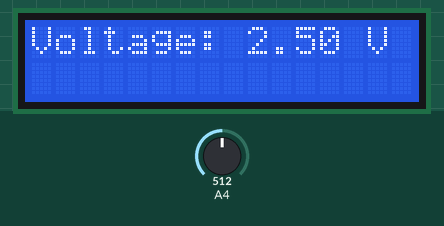
This sketch was run on a simulated Arduino Uno, built with avr-gcc and run on an emulated ATmega328P. On the bench: 16×2 character LCD. The inputs (shaded band) are chosen by the test bench; at power-on: A4 = 512.

Above: at 1.2 s.
1.3 s: A4 set to 716
At 1.51 s:
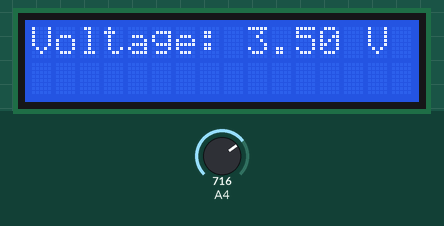
4.0 s: A4 set to 900
At 4.4 s:
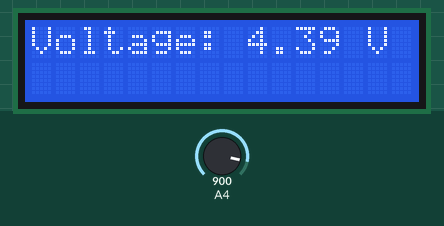
5.7 s: A4 set to 1023
At 6.06 s:
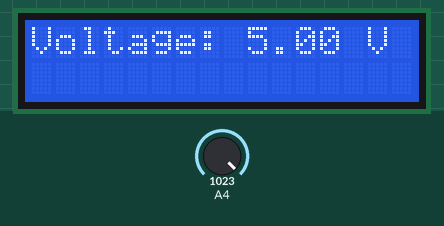
Timing chart, 0 to 8.7 s (numbered marks = the images above; inputs shaded):
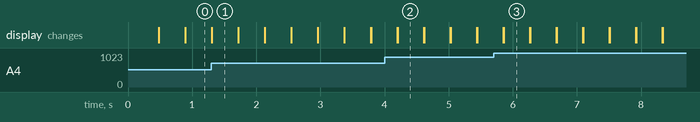

Measured:
- after the input at 1.3 s, the display: first differs from a run without the input at once (image 1)
- after the input at 4.0 s, the display: first differs from a run without the input after 0.20 s (image 2)
- after the input at 5.7 s, the display: first differs from a run without the input after 0.16 s (image 3)
- what the display in image 1 shows lasts 0.4 s, from 1.3 s to 1.7 s

The sketch:

Voltmeter.ino
```cpp
/*
  Arduino Voltmeter 0-5 V
  Dev: Roland Liedtke
  Date: 02/01/2025
  Converter: ADC
  Version: 1
*/

#include <LiquidCrystal.h>                    // LCD Library

const byte lcd_RS = 2;                        // LCD Pins
const byte lcd_EN = 3;
const byte lcd_D4 = 4;
const byte lcd_D5 = 5;
const byte lcd_D6 = 6;
const byte lcd_D7 = 7;
const byte lcd_COL = 16;                      // LCD Dimensions
const byte lcd_ROW = 2;

int value = 0;
float voltage = 0;

LiquidCrystal lcd(lcd_RS, lcd_EN, lcd_D4, lcd_D5, lcd_D6, lcd_D7);

void setup() {
  lcd.begin(lcd_COL,lcd_ROW);                                         // Initializes the interface to the LCD screen
  Serial.begin(9600);
}


void loop() {
  value = analogRead(A4);
  lcd.home();
  lcd.print("Voltage: ");
  voltage = value * (5.0/1024);
  lcd.print(voltage);
  lcd.print(" V");
  delay(200);
  lcd.clear();
}
```
